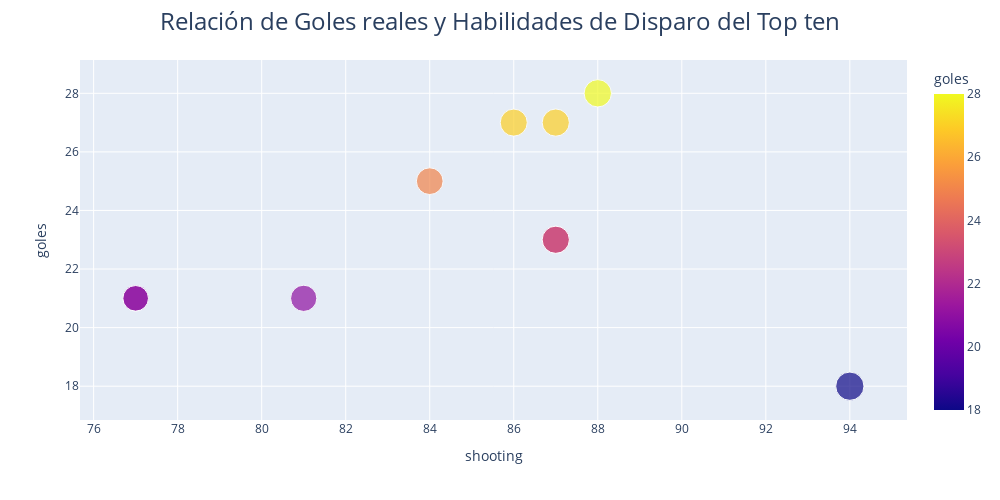

The notebook cell this image was saved under:
### Markdown cell above
### Comparación de Goles y Habilidades de Disparo top 10 goleadores

### Code cell
h3 = h3.sort_values(by="shooting",ascending=False)
fig = px.scatter(h3, x="shooting",y="goles", color="goles", size="shooting", hover_data=["short_name","shooting","goles"])

fig.update_layout(
    title={
        'text': "Relación de Goles reales y Habilidades de Disparo del Top ten",
        'font': {'size': 24},  # Tamaño de la fuente
        'x': 0.5,  # Centrar el título
        'xanchor': 'center'  # Anclar el título al centro
    },width=1000, height=500
)

fig.show()

### Figure 1 — Plotly figure (JSON) as saved in the notebook; plotly's stock layout.template omitted (floating-point values rounded to 4 significant figures)
{"data": [{"customdata": [["Cristiano Ronaldo"], ["K. Mbappé"], ["M. Salah"], ["C. Immobile"], ["H. Son"], ["K. Benzema"], ["W. Ben Yedder"], ["L. Martínez"], ["M. Terrier"], ["O. Dembélé"]], "hovertemplate": "shooting=%{marker.size}<br>goles=%{marker.color}<br>short_name=%{customdata[0]}<extra></extra>", "legendgroup": "", "marker": {"color": [18, 28, 23, 27, 23, 27, 25, 21, 21, 21], "coloraxis": "coloraxis", "size": [94, 88, 87, 87, 87, 86, 84, 81, 77, 77], "sizemode": "area", "sizeref": 0.235, "symbol": "circle"}, "mode": "markers", "name": "", "orientation": "v", "showlegend": false, "type": "scatter", "x": [94, 88, 87, 87, 87, 86, 84, 81, 77, 77], "xaxis": "x", "y": [18, 28, 23, 27, 23, 27, 25, 21, 21, 21], "yaxis": "y"}], "layout": {"coloraxis": {"colorbar": {"title": {"text": "goles"}}, "colorscale": [[0, "#0d0887"], [0.1111, "#46039f"], [0.2222, "#7201a8"], [0.3333, "#9c179e"], [0.4444, "#bd3786"], [0.5556, "#d8576b"], [0.6667, "#ed7953"], [0.7778, "#fb9f3a"], [0.8889, "#fdca26"], [1, "#f0f921"]]}, "height": 500, "legend": {"itemsizing": "constant", "tracegroupgap": 0}, "margin": {"t": 60}, "title": {"font": {"size": 24}, "text": "Relación de Goles reales y Habilidades de Disparo del Top ten", "x": 0.5, "xanchor": "center"}, "width": 1000, "xaxis": {"anchor": "y", "domain": [0, 1], "title": {"text": "shooting"}}, "yaxis": {"anchor": "x", "domain": [0, 1], "title": {"text": "goles"}}}}
